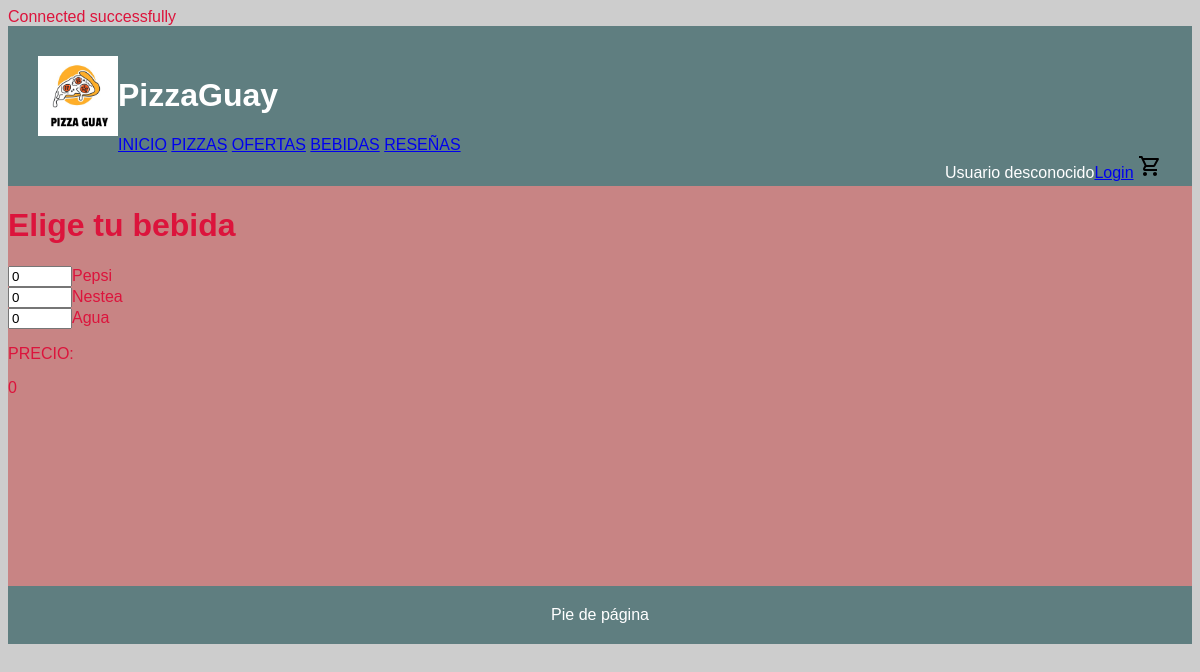
/bebidas.php, run on the app's committed database.
### tables this page shows
CREATE TABLE `bebidas` (
  `ID_Bebida` int(30) NOT NULL AUTO_INCREMENT,
  `Nombre` varchar(30) NOT NULL,
  `Precio` double NOT NULL,
  `Image` varchar(30) NOT NULL,
  PRIMARY KEY (`ID_Bebida`)
);

### bebidas.php (the view, shortened to what this page needs)
<!DOCTYPE html>
<html>
<head>
<link rel="stylesheet" type="text/css" href="estilo.css" />
</head>
<body>
<?php
	$servername = "localhost";
	$username = "root";
	$password = "";
	$db = "PizzaGuay";
	$conn = new mysqli($servername, $username, $password, $db);
	echo "Connected successfully";
?>
<div id="contenedor">
	<?php
		include ("cabecera.php");
	?>
	<main>
    <h1 href="bebidas.php">Elige tu bebida</h1>
	<?php
	$query="SELECT * FROM Bebidas";
	$resultado=$conn->query($query);
	echo '<div id="bebidas">';
		while($row = $resultado->fetch_assoc()) {
			echo '<input type="number" name="bebidas" id="bebidas[]"
                min="0" max="120" step="1" value="0">';
			echo $row['Nombre'];
		}
		echo'<p>PRECIO: </p>';
		echo '<p id="precio">0</p>';
	echo '</div>'
	?>
	</main>
	<?php
		include ("pie.php");
	?>
</div>
</body>
</html>

### css/estilo.css (style rules this page uses)
body { background-color: #CDCDCD; }
main { float: left; height: 400px; width: 100%; background-color: #C88484; }
body { font-family: 'Rubik', sans-serif; color:crimson; font-size: 16px; }

### data on the page
bebidas: Nombre "Pepsi"
bebidas: Nombre "Nestea"
bebidas: Nombre "Agua"
